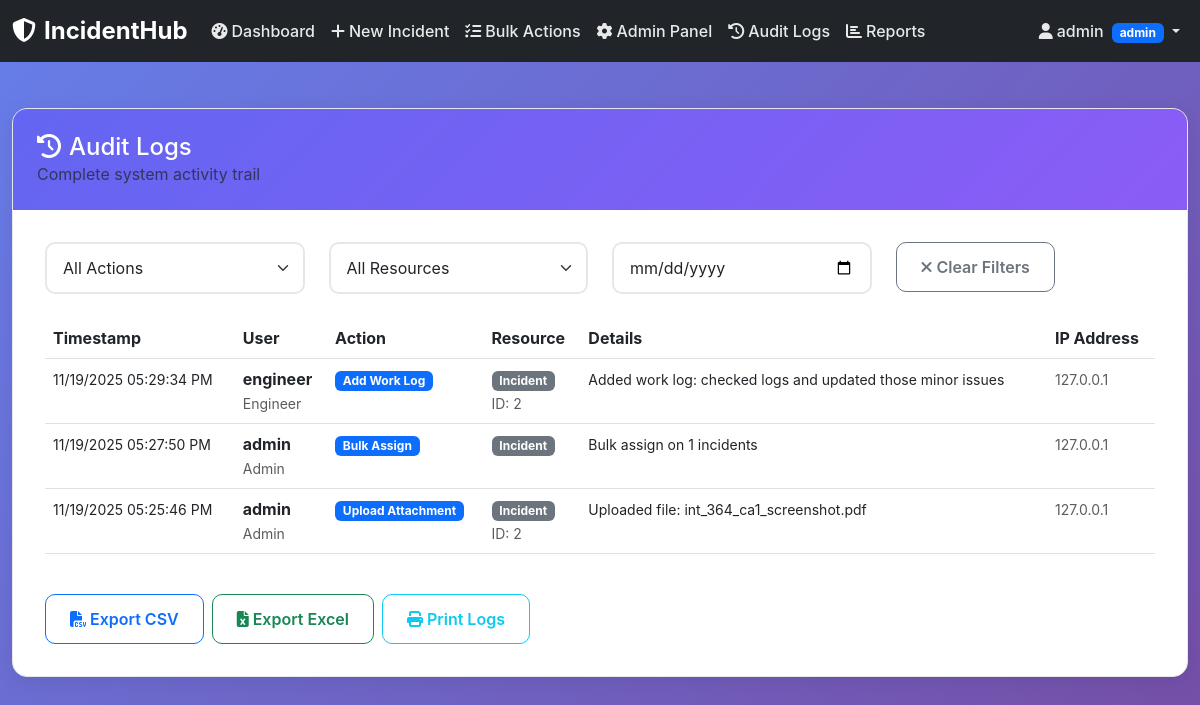
/audit-logs (signed in), run on an earlier commit of the app's database.
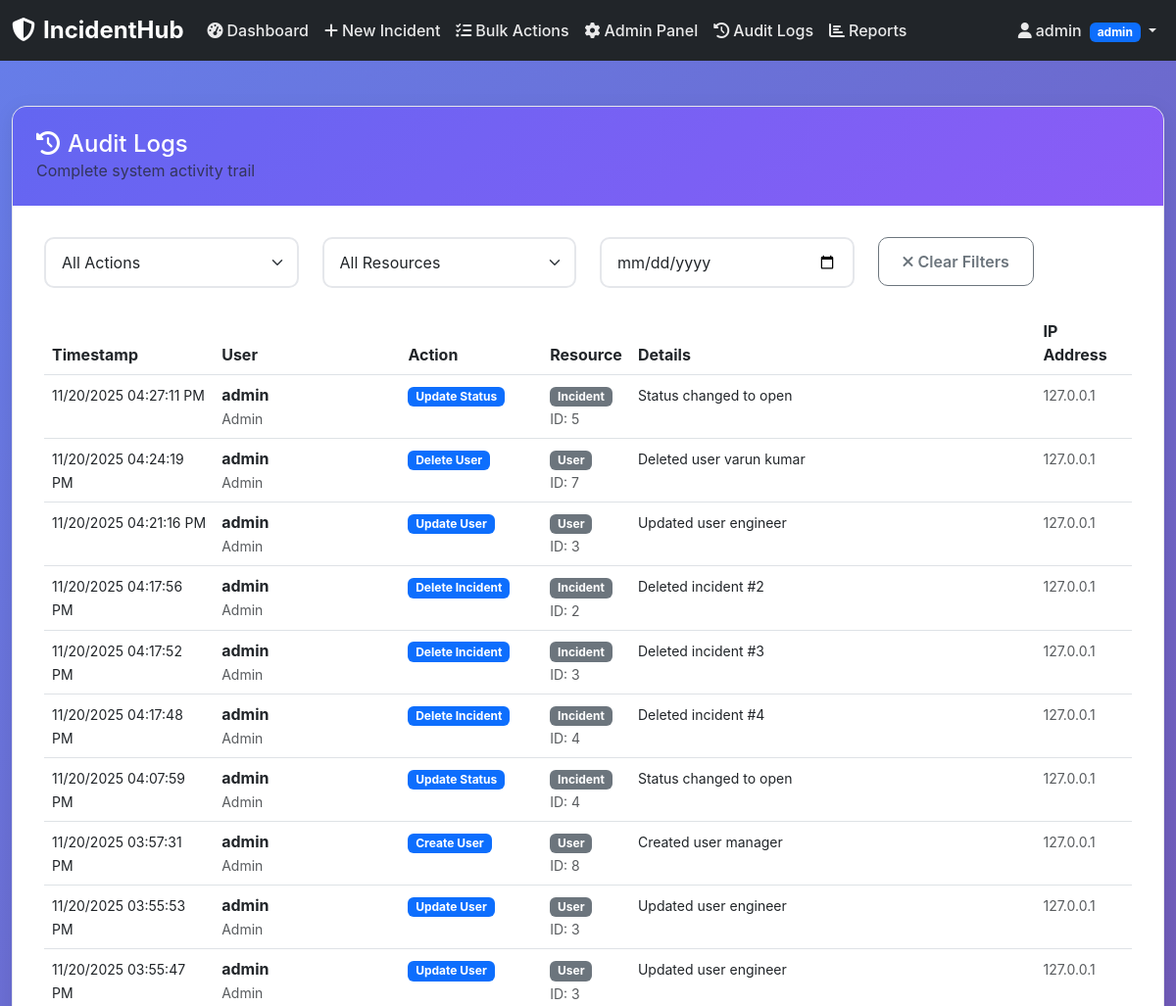
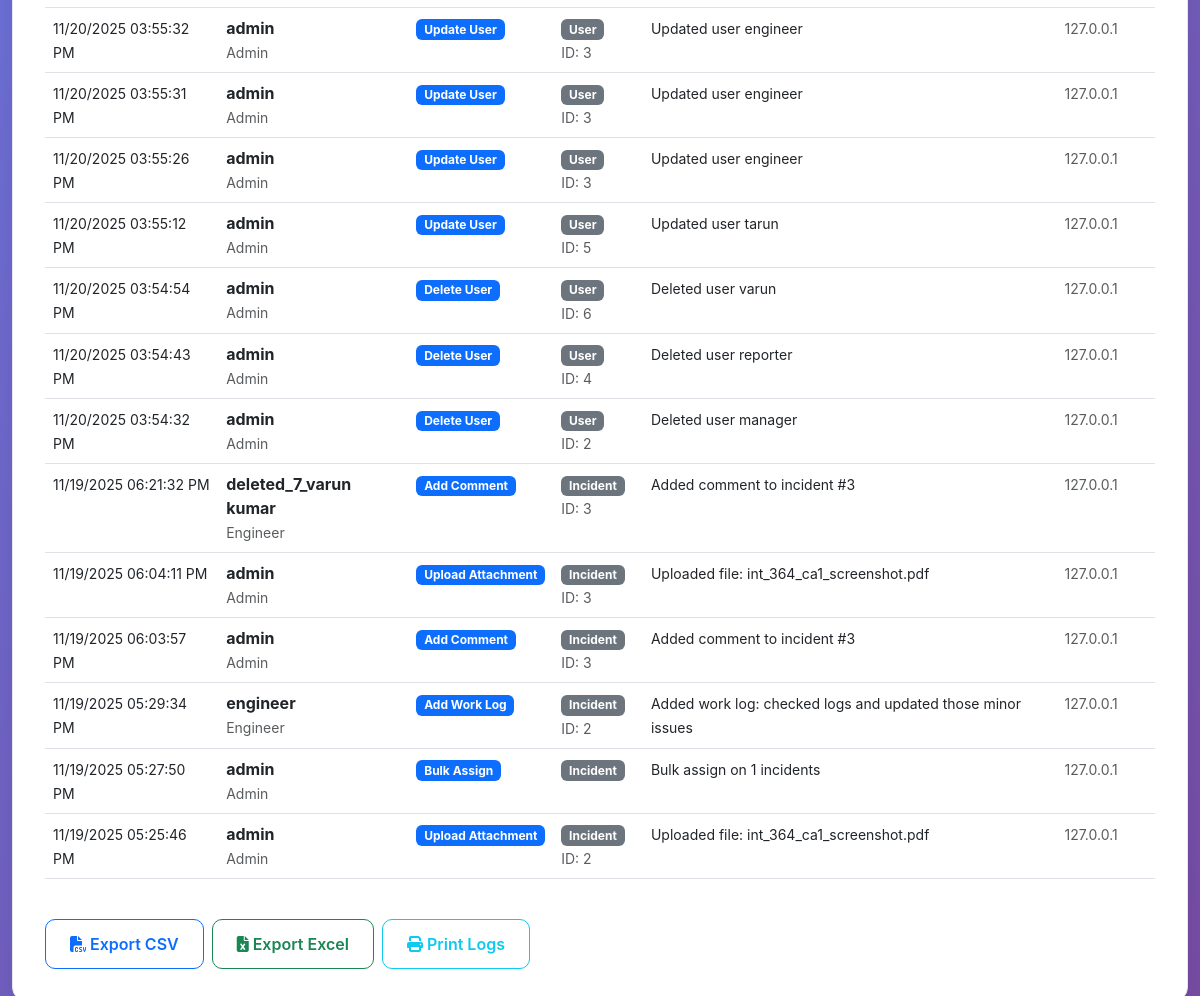
And on a later commit of the database (2 pictures, top to bottom).
### app.py (models this page shows, shortened)
class AuditLog(db.Model):
    id = db.Column(db.Integer, primary_key=True)
    user_id = db.Column(db.Integer, db.ForeignKey('user.id'))
    action = db.Column(db.String(100), nullable=False)
    resource_type = db.Column(db.String(50), nullable=False)
    resource_id = db.Column(db.Integer)
    details = db.Column(db.Text)
    ip_address = db.Column(db.String(45))
    created_at = db.Column(db.DateTime, default=datetime.utcnow)
    user = db.relationship('User', backref='audit_logs')

class User(db.Model):
    id = db.Column(db.Integer, primary_key=True)
    username = db.Column(db.String(80), unique=True, nullable=False)
    email = db.Column(db.String(120), unique=True, nullable=False)
    role = db.Column(db.String(20), nullable=False, default='reporter')
    specialization = db.Column(db.String(50))
    password_hash = db.Column(db.String(255), nullable=False)
    created_at = db.Column(db.DateTime, default=datetime.utcnow)
    is_active = db.Column(db.Boolean, default=True)
    permissions = db.Column(db.Text)

### app.py (the view)
@app.route('/audit-logs')
@login_required
def audit_logs():
    if session.get('role') != 'admin':
        flash('Admin access required', 'error')
        return redirect('/dashboard')
    page = request.args.get('page', 1, type=int)
    logs = AuditLog.query.order_by(AuditLog.created_at.desc()).paginate(
        page=page, per_page=50, error_out=False
    )
    return render_template('audit_logs.html', logs=logs)

### app.py (called while the page is built)
def login_required(f):
    @wraps(f)
    def decorated_function(*args, **kwargs):
        if 'user_id' not in session:
            return redirect('/login')
        return f(*args, **kwargs)
    return decorated_function

### templates/audit_logs.html (shortened to what this page needs)
{% extends "base.html" %}
{% block content %}
<div class="container-fluid">
    <div class="content-card fade-in-up">
        <div class="content-header">
            <h4 class="mb-0">
                <i class="fas fa-history me-2"></i>Audit Logs
            </h4>
            <p class="text-muted mb-0">Complete system activity trail</p>
        </div>
        <div class="content-body">
            <div class="row mb-4">
                <div class="col-md-3">
                    <select class="form-select" id="actionFilter" onchange="filterLogs()">
                        <option value="">All Actions</option>
                    </select>
                </div>
                <div class="col-md-3">
                    <select class="form-select" id="resourceFilter" onchange="filterLogs()">
                        <option value="">All Resources</option>
                    </select>
                </div>
                <div class="col-md-3">
                    <input type="date" class="form-control" id="dateFilter" onchange="filterLogs()">
                </div>
                <div class="col-md-3">
                    <button class="btn btn-outline-secondary" onclick="clearFilters()">
                        <i class="fas fa-times me-1"></i>Clear Filters
                    </button>
                </div>
            </div>
            <div class="table-responsive">
                <table class="table table-hover">
                    <thead>
                        <tr>
                            <th>Timestamp</th>
                            <th>User</th>
                            <th>Action</th>
                            <th>Resource</th>
                            <th>Details</th>
                            <th>IP Address</th>
                        </tr>
                    </thead>
                    <tbody id="auditTableBody">
                        {% for log in logs.items %}
                        <tr data-action="{{ log.action }}" data-resource="{{ log.resource_type }}" data-date="{{ log.created_at.strftime('%Y-%m-%d') }}">
                            <td>
                                <small>{{ log.created_at.strftime('%m/%d/%Y %I:%M:%S %p') }}</small>
                            </td>
                            <td>
                                {% if log.user %}
                                    <strong>{{ log.user.username }}</strong>
                                    <br><small class="text-muted">{{ log.user.role.title() }}</small>
                                {% else %}
                                    <span class="text-muted">System</span>
                                {% endif %}
                            </td>
                            <td>
                                <span class="badge bg-primary">{{ log.action.replace('_', ' ').title() }}</span>
                            </td>
                            <td>
                                <span class="badge bg-secondary">{{ log.resource_type.title() }}</span>
                                {% if log.resource_id %}
                                    <br><small class="text-muted">ID: {{ log.resource_id }}</small>
                                {% endif %}
                            </td>
                            <td>
                                {% if log.details %}
                                    <small>{{ log.details }}</small>
                                {% else %}
                                    <span class="text-muted">-</span>
                                {% endif %}
                            </td>
                            <td>
                                <small class="text-muted">{{ log.ip_address or 'Unknown' }}</small>
                            </td>
                        </tr>
                        {% endfor %}
                    </tbody>
                </table>
            </div>
            <div class="row mt-4">
                <div class="col-12">
                    <div class="d-flex gap-2">
                        <button class="btn btn-outline-primary" onclick="exportLogs('csv')">
                            <i class="fas fa-file-csv me-1"></i>Export CSV
                        </button>
                        <button class="btn btn-outline-success" onclick="exportLogs('excel')">
                            <i class="fas fa-file-excel me-1"></i>Export Excel
                        </button>
                        <button class="btn btn-outline-info" onclick="printLogs()">
                            <i class="fas fa-print me-1"></i>Print Logs
                        </button>
                    </div>
                </div>
            </div>
        </div>
    </div>
</div>
{% endblock %}

### templates/base.html (shortened to what this page needs)
<!DOCTYPE html>
<html lang="en">
<head>
    <link href="https://cdn.jsdelivr.net/npm/bootstrap@5.3.0/dist/css/bootstrap.min.css" rel="stylesheet">
    <link href="https://cdnjs.cloudflare.com/ajax/libs/font-awesome/6.4.0/css/all.min.css" rel="stylesheet">
    <link href="/static/css/style.css" rel="stylesheet">
</head>
<body>
    {% if session.user_id %}
    <nav class="navbar navbar-expand-lg navbar-dark bg-dark fixed-top">
        <div class="container-fluid">
            <a class="navbar-brand fw-bold" href="/dashboard">
                <i class="fas fa-shield-alt me-2"></i>IncidentHub
            </a>
            <div class="collapse navbar-collapse" id="navbarNav">
                <ul class="navbar-nav me-auto">
                    <li class="nav-item">
                        <a class="nav-link" href="/dashboard">
                            <i class="fas fa-tachometer-alt me-1"></i>Dashboard
                        </a>
                    </li>
                    {% if session.role in ['admin', 'manager', 'reporter'] %}
                    <li class="nav-item">
                        <a class="nav-link" href="/incident/new">
                            <i class="fas fa-plus me-1"></i>New Incident
                        </a>
                    </li>
                    {% endif %}
                    {% if session.role in ['admin', 'manager'] %}
                    <li class="nav-item">
                        <a class="nav-link" href="/bulk-actions">
                            <i class="fas fa-tasks me-1"></i>Bulk Actions
                        </a>
                    </li>
                    {% endif %}
                    {% if session.role == 'admin' %}
                    <li class="nav-item">
                        <a class="nav-link" href="/admin_panel">
                            <i class="fas fa-cog me-1"></i>Admin Panel
                        </a>
                    </li>
                    <li class="nav-item">
                        <a class="nav-link" href="/audit-logs">
                            <i class="fas fa-history me-1"></i>Audit Logs
                        </a>
                    </li>
                    {% endif %}
                    {% if session.role in ['admin', 'manager'] %}
                    <li class="nav-item">
                        <a class="nav-link" href="/reports">
                            <i class="fas fa-chart-bar me-1"></i>Reports
                        </a>
                    </li>
                    {% endif %}
                </ul>
                <ul class="navbar-nav">
                    <li class="nav-item dropdown">
                        <a class="nav-link dropdown-toggle" href="#" role="button" data-bs-toggle="dropdown">
                            <i class="fas fa-user me-1"></i>{{ session.username }}
                            <span class="badge bg-primary ms-1">{{ session.role }}</span>
                        </a>
                    </li>
                </ul>
            </div>
        </div>
    </nav>
    {% endif %}
    <main class="{% if session.user_id %}main-content{% endif %}">
        {% block content %}{% endblock %}
    </main>
</body>
</html>

### static/css/style.css (style rules this page uses)
:root { --primary-color: #6366f1; --secondary-color: #8b5cf6; --success-color: #10b981; --warning-color: #f59e0b; --danger-color: #ef4444; --dark-color: #1f2937; --light-color: #f8fafc; --border-color: #e5e7eb; }
body { font-family: 'Inter', -apple-system, BlinkMacSystemFont, sans-serif; background: linear-gradient(135deg, #667eea 0%, #764ba2 100%); min-height: 100vh; }
.main-content { margin-top: 76px; padding: 2rem 0; }
.form-control, .form-select { border-radius: 10px; border: 2px solid var(--border-color); padding: 0.75rem 1rem; transition: all 0.3s ease; }
.btn { border-radius: 10px; padding: 0.75rem 1.5rem; font-weight: 600; transition: all 0.3s ease; }
.navbar-brand { font-size: 1.5rem; font-weight: 700; }
.navbar-dark .navbar-nav .nav-link { color: rgba(255, 255, 255, 0.9); font-weight: 500; transition: color 0.3s ease; }
.content-card { background: white; border-radius: 15px; box-shadow: 0 4px 20px rgba(0, 0, 0, 0.08); border: 1px solid var(--border-color); overflow: hidden; }
.content-header { background: linear-gradient(135deg, var(--primary-color), var(--secondary-color)); color: white; padding: 1.5rem; }
.content-body { padding: 2rem; }
.fade-in-up { animation: fadeInUp 0.6s ease-out; }

What changed in the data, as far as the page shows it:
added AuditLog: created_at "11/20/2025 04:27:11 PM", user.username "admin", user.role "Admin", action.replace "Update Status", resource_type "Incident", resource_id "5", details "Status changed to open", ip_address "127.0.0.1"
added AuditLog: created_at "11/20/2025 04:24:19 PM", user.username "admin", user.role "Admin", action.replace "Delete User", resource_type "User", resource_id "7", details "Deleted user varun kumar", ip_address "127.0.0.1"
added AuditLog: created_at "11/20/2025 04:21:16 PM", user.username "admin", user.role "Admin", action.replace "Update User", resource_type "User", resource_id "3", details "Updated user engineer", ip_address "127.0.0.1"
added AuditLog: created_at "11/20/2025 04:17:56 PM", user.username "admin", user.role "Admin", action.replace "Delete Incident", resource_type "Incident", resource_id "2", details "Deleted incident #2", ip_address "127.0.0.1"
added AuditLog: created_at "11/20/2025 04:17:52 PM", user.username "admin", user.role "Admin", action.replace "Delete Incident", resource_type "Incident", resource_id "3", details "Deleted incident #3", ip_address "127.0.0.1"
added AuditLog: created_at "11/20/2025 04:17:48 PM", user.username "admin", user.role "Admin", action.replace "Delete Incident", resource_type "Incident", resource_id "4", details "Deleted incident #4", ip_address "127.0.0.1"
added AuditLog: created_at "11/20/2025 04:07:59 PM", user.username "admin", user.role "Admin", action.replace "Update Status", resource_type "Incident", resource_id "4", details "Status changed to open", ip_address "127.0.0.1"
added AuditLog: created_at "11/20/2025 03:57:31 PM", user.username "admin", user.role "Admin", action.replace "Create User", resource_type "User", resource_id "8", details "Created user manager", ip_address "127.0.0.1"
added AuditLog: created_at "11/20/2025 03:55:53 PM", user.username "admin", user.role "Admin", action.replace "Update User", resource_type "User", resource_id "3", details "Updated user engineer", ip_address "127.0.0.1"
added AuditLog: created_at "11/20/2025 03:55:47 PM", user.username "admin", user.role "Admin", action.replace "Update User", resource_type "User", resource_id "3", details "Updated user engineer", ip_address "127.0.0.1"
added AuditLog: created_at "11/20/2025 03:55:32 PM", user.username "admin", user.role "Admin", action.replace "Update User", resource_type "User", resource_id "3", details "Updated user engineer", ip_address "127.0.0.1"
added AuditLog: created_at "11/20/2025 03:55:31 PM", user.username "admin", user.role "Admin", action.replace "Update User", resource_type "User", resource_id "3", details "Updated user engineer", ip_address "127.0.0.1"
added AuditLog: created_at "11/20/2025 03:55:26 PM", user.username "admin", user.role "Admin", action.replace "Update User", resource_type "User", resource_id "3", details "Updated user engineer", ip_address "127.0.0.1"
added AuditLog: created_at "11/20/2025 03:55:12 PM", user.username "admin", user.role "Admin", action.replace "Update User", resource_type "User", resource_id "5", details "Updated user tarun", ip_address "127.0.0.1"
added AuditLog: created_at "11/20/2025 03:54:54 PM", user.username "admin", user.role "Admin", action.replace "Delete User", resource_type "User", resource_id "6", details "Deleted user varun", ip_address "127.0.0.1"
added AuditLog: created_at "11/20/2025 03:54:43 PM", user.username "admin", user.role "Admin", action.replace "Delete User", resource_type "User", resource_id "4", details "Deleted user reporter", ip_address "127.0.0.1"
added AuditLog: created_at "11/20/2025 03:54:32 PM", user.username "admin", user.role "Admin", action.replace "Delete User", resource_type "User", resource_id "2", details "Deleted user manager", ip_address "127.0.0.1"
added AuditLog: created_at "11/19/2025 06:21:32 PM", user.username "deleted_7_varun kumar", user.role "Engineer", action.replace "Add Comment", resource_type "Incident", resource_id "3", details "Added comment to incident #3", ip_address "127.0.0.1"
added AuditLog: created_at "11/19/2025 06:04:11 PM", user.username "admin", user.role "Admin", action.replace "Upload Attachment", resource_type "Incident", resource_id "3", details "Uploaded file: int_364_ca1_screenshot.pdf", ip_address "127.0.0.1"
added AuditLog: created_at "11/19/2025 06:03:57 PM", user.username "admin", user.role "Admin", action.replace "Add Comment", resource_type "Incident", resource_id "3", details "Added comment to incident #3", ip_address "127.0.0.1"
